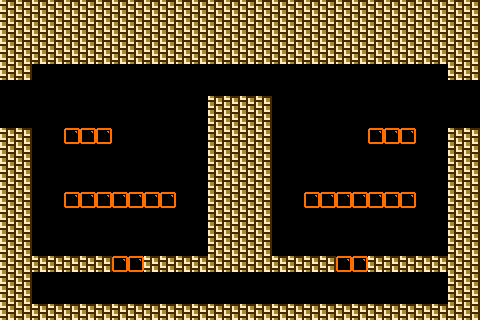

This is a level from a 2D game, rendered from its Tiled map with the project's own tilesets. A one-line summary and the map file follow, with tile-layer data summarised:
An orthogonal 30x20 tile map with 16x16 px tiles, 2 tile layers (bricks, solidbricks), 5 tilesets and 15 objects (6x PowerUpSpawnPoint, 3x StarInGameCurrency, 2x hidgonSpawnPoint, SpawnPoint, TimeBomb, ...).

<map version="1.0" orientation="orthogonal" width="30" height="20" tilewidth="16" tileheight="16">
 <tileset firstgid="1" name="TileSetTemplate" tilewidth="16" tileheight="16">
  <image source="TileSetTemplate.png" width="64" height="64" />
 </tileset>
 <tileset firstgid="17" name="TileSetTemplateSolid" tilewidth="16" tileheight="16">
  <image source="TileSetTemplateSolid.png" width="64" height="64" />
 </tileset>
 <tileset firstgid="33" name="Tile N" tilewidth="16" tileheight="16">
  <image source="Tile N.png" width="16" height="16" />
 </tileset>
 <tileset firstgid="34" name="Tile Q" tilewidth="16" tileheight="16">
  <image source="Tile Q.png" width="16" height="16" />
 </tileset>
 <tileset firstgid="35" name="Tile 2 Orange" tilewidth="16" tileheight="16">
  <image source="Tile 2 Orange.png" width="16" height="16" />
 </tileset>
 <layer name="bricks" width="30" height="20">
  <data>[600 cells, 24 non-empty, 1 distinct tile ids]</data>
 </layer>
 <layer name="solidbricks" width="30" height="20">
  <data>[600 cells, 260 non-empty, 1 distinct tile ids]</data>
 </layer>
 <objectgroup name="Objects" width="30" height="20">
  <object x="441" y="107" height="1" />
  <object name="SpawnPoint" x="243" y="289">
   <properties>
    <property name="SpawnPoint" value="1" />
   </properties>
  </object>
  <object name="StarInGameCurrency" x="432" y="288">
   <properties>
    <property name="StarInGameCurrency" value="1" />
   </properties>
  </object>
  <object name="StarInGameCurrency" x="49" y="288">
   <properties>
    <property name="StarInGameCurrency" value="1" />
   </properties>
  </object>
  <object name="TimeBomb" x="433" y="239">
   <properties>
    <property name="TimeBomb" value="1" />
   </properties>
  </object>
  <object name="hidgonSpawnPoint" x="116" y="179">
   <properties>
    <property name="hidgonSpawnPoint" value="1" />
   </properties>
  </object>
  <object name="hidgonSpawnPoint" x="364" y="180">
   <properties>
    <property name="hidgonSpawnPoint" value="1" />
   </properties>
  </object>
  <object name="StarInGameCurrency" x="289" y="131">
   <properties>
    <property name="StarInGameCurrency" value="1" />
   </properties>
  </object>
  <object name="PowerUpSpawnPoint" x="192" y="130">
   <properties>
    <property name="PowerUpSpawnPoint" value="1" />
   </properties>
  </object>
  <object name="PowerUpSpawnPoint" x="192" y="143">
   <properties>
    <property name="PowerUpSpawnPoint" value="3" />
   </properties>
  </object>
  <object name="PowerUpSpawnPoint" x="193" y="158">
   <properties>
    <property name="PowerUpSpawnPoint" value="5" />
   </properties>
  </object>
  <object name="PowerUpSpawnPoint" x="175" y="128">
   <properties>
    <property name="PowerUpSpawnPoint" value="0" />
   </properties>
  </object>
  <object name="PowerUpSpawnPoint" x="174" y="145">
   <properties>
    <property name="PowerUpSpawnPoint" value="2" />
   </properties>
  </object>
  <object name="PowerUpSpawnPoint" x="175" y="162">
   <properties>
    <property name="PowerUpSpawnPoint" value="4" />
   </properties>
  </object>
  <object name="ExitDoor" x="65" y="226">
   <properties>
    <property name="ExitDoor" value="1" />
   </properties>
  </object>
 </objectgroup>
</map>
